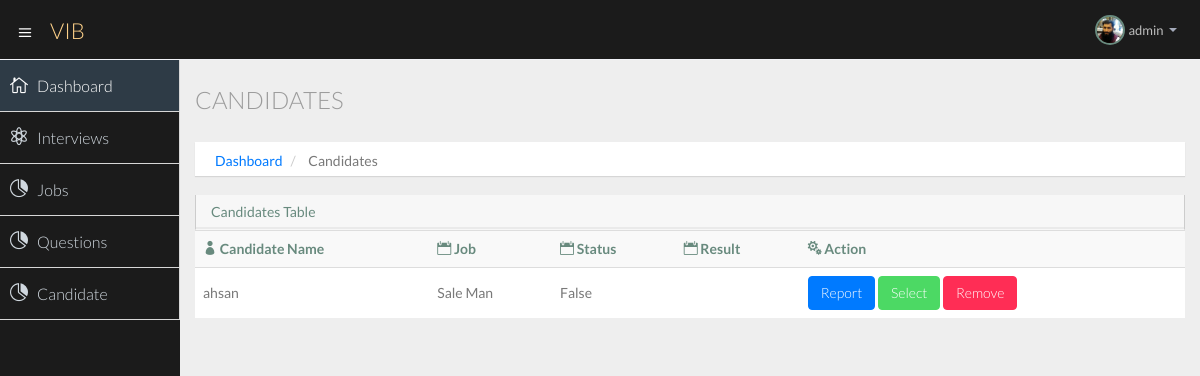
The page /company/candidate/ (signed in) on the database as committed earlier.
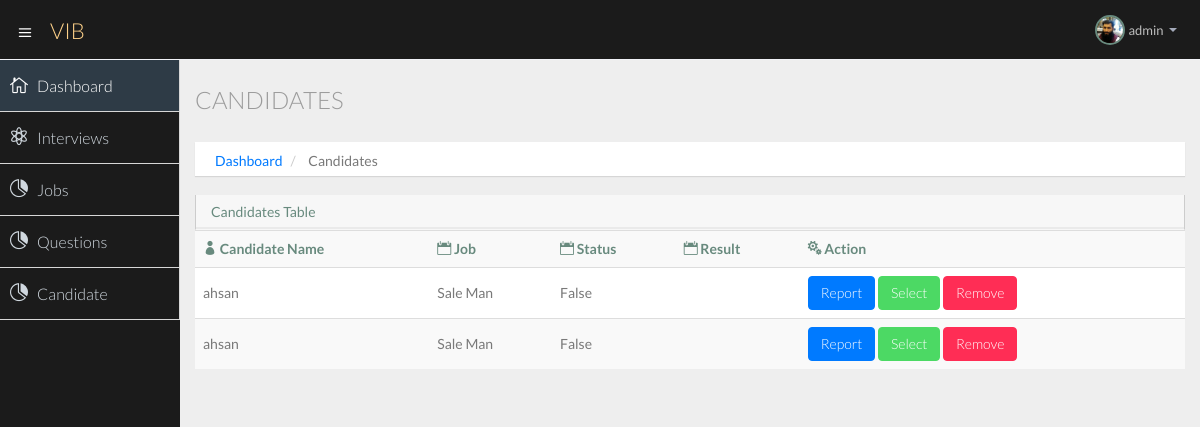
The same page on the database as committed later.
### company/models.py (models this page shows, shortened)
class Interview(models.Model):
    id = models.AutoField(primary_key=True)
    user = models.ForeignKey(User, on_delete=models.CASCADE)
    job = models.ForeignKey(Jobs, on_delete=models.CASCADE)
    company_user_id = models.IntegerField()
    applidejob_id = models.IntegerField()
    schduele_time = models.DateTimeField((""), auto_now=False, auto_now_add=False)
    apply_date = models.DateTimeField(auto_now_add=True, blank=True)
    date = models.DateField()
    time = models.TimeField()
    interview_status =models.BooleanField(default=False)
    confirm_status =models.BooleanField(default=False)
    video_link = models.CharField(max_length=200)
    result = models.CharField(max_length=200)

class Jobs(models.Model):
    id = models.AutoField(primary_key=True)
    user = models.ForeignKey(User, on_delete=models.CASCADE)
    job_title = models.CharField(max_length=200)
    job_discription = models.CharField(max_length=800)
    pos_tdate = models.DateTimeField(auto_now_add=True, blank=True)
    job_status =models.BooleanField(default=True)

### company/views.py (the view)
# urls.py: path('company/candidate/', views.candidate, name='candidate'),
def candidate(request):
    user = User.objects.get(username=request.user.username)
    userid = user.id
    candidates = Interview.objects.filter(company_user_id=userid)
    context = {'candidates':candidates}
    return render(request, 'company/candidate.html',context)

### templates/company/candidate.html (shortened to what this page needs)
{% extends 'company/basic.html' %}
{% block body %}
{% load static %}
    <section id="main-content">
      <section class="wrapper">
        <div class="row">
          <div class="col-lg-12">
            <h3 class="page-header"> Candidates</h3>
            <ol class="breadcrumb">
              <li><a        href="/company/dashboard">Dashboard</a></li>
              <li>Candidates</li>
            </ol>
          </div>
        </div>
        <div class="row">
          <div class="col-lg-12">
            <section class="panel">
              <header class="panel-heading">
                Candidates Table
              </header>
              <table class="table table-striped table-advance table-hover">
                <tbody>
                  <tr>
                    <th><i class="icon_profile"></i> Candidate Name</th>
                    <th><i class="icon_calendar"></i> Job</th>
                    <th><i class="icon_calendar"></i> Status</th>
                    <th><i class="icon_calendar"></i> Result</th>
                    <th><i class="icon_cogs"></i> Action</th>
                  </tr>
                  {% if candidates %}
              {% for candidate in candidates %}
                  <tr>
                    <td>{{candidate.user.username}}</td>
                    <td>{{candidate.job.job_title}}</td>
                    <td>{{candidate.interview_status}}</td>
                    <td>{{candidate.result}}</td>
                    <td>
                      <div class="">
                        <a class="btn btn-primary" href="#">Report</a>
                        <a class="btn btn-success" href="#">Select</a>
                        <a class="btn btn-danger" href="#">Remove</a>
                      </div>
                    </td>
                  </tr>
                  {% endfor %}
              {% else %}
              <tr>
                <td class="text-center">no record found.</td>
              </tr>
              {% endif %}
                </tbody>
              </table>
            </section>
          </div>
        </div>
      </section>
    </section>
{% endblock body %}

Rows that differ between the two databases and show on the page:
added Interview: user.username "ahsan", job.job_title "Sale Man", interview_status "False"
